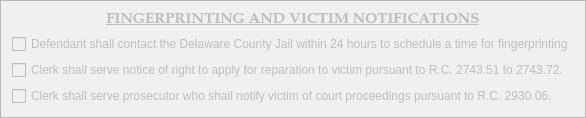
        <widget class="QFrame" name="victim_notification_frame">
         <property name="enabled">
          <bool>false</bool>
         </property>
         <property name="styleSheet">
          <string notr="true">background-color: rgb(240, 240, 240);</string>
         </property>
         <property name="frameShape">
          <enum>QFrame::StyledPanel</enum>
         </property>
         <property name="frameShadow">
          <enum>QFrame::Raised</enum>
         </property>
         <layout class="QGridLayout" name="gridLayout_11">
          <item row="3" column="0">
           <widget class="ConditionCheckbox" name="victim_prosecutor_notification_checkBox">
            <property name="text">
             <string>Clerk shall serve prosecutor who shall notify victim of court proceedings pursuant to R.C. 2930.06.</string>
            </property>
           </widget>
          </item>
          <item row="2" column="0">
           <widget class="ConditionCheckbox" name="victim_reparation_checkBox">
            <property name="text">
             <string>Clerk shall serve notice of right to apply for reparation to victim pursuant to R.C. 2743.51 to 2743.72.</string>
            </property>
           </widget>
          </item>
          <item row="1" column="0">
           <widget class="ConditionCheckbox" name="fingerprinting_checkBox">
            <property name="text">
             <string>Defendant shall contact the Delaware County Jail within 24 hours to schedule a time for fingerprinting</string>
            </property>
           </widget>
          </item>
          <item row="0" column="0">
           <widget class="QLabel" name="label_29">
            <property name="font">
             <font>
              <family>Palatino Linotype</family>
              <pointsize>11</pointsize>
              <weight>75</weight>
              <italic>false</italic>
              <bold>true</bold>
              <underline>true</underline>
             </font>
            </property>
            <property name="text">
             <string>FINGERPRINTING AND VICTIM NOTIFICATIONS</string>
            </property>
            <property name="alignment">
             <set>Qt::AlignCenter</set>
            </property>
           </widget>
          </item>
         </layout>
        </widget>
